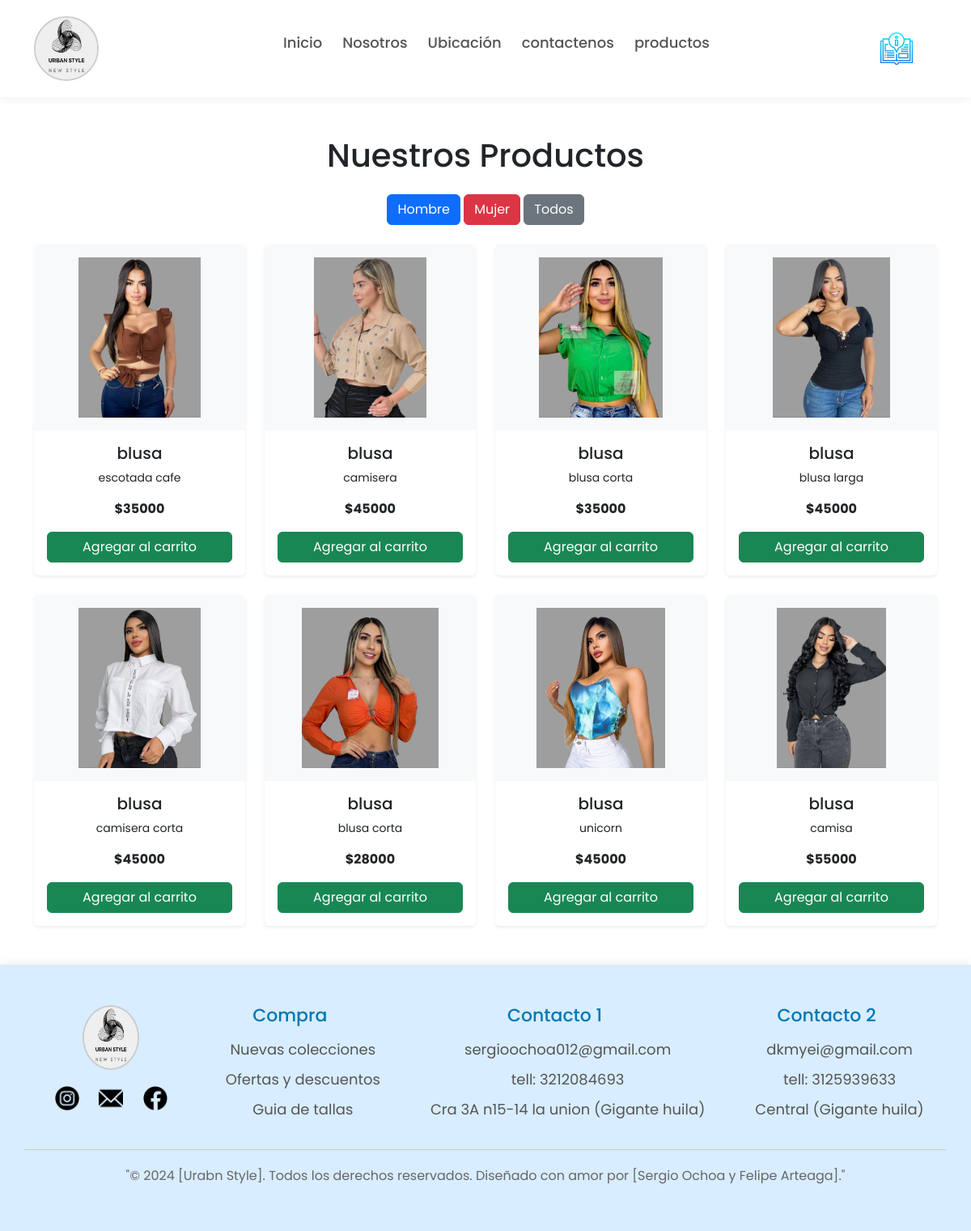
Page /productos/?categoria=Mujer on the committed database.
### productos/models.py (models this page shows, shortened)
class Producto(models.Model):
    CATEGORIAS = [
        ('Hombre', 'Hombre'),
        ('Mujer', 'Mujer'),
    ]
    nombre = models.CharField(max_length=200)
    descripcion = models.TextField()
    precio = models.DecimalField(max_digits=10, decimal_places=0)
    foto = models.ImageField(upload_to='productos/')
    fecha_creacion = models.DateField(auto_now_add=True)
    categoria = models.CharField(max_length=10, choices=CATEGORIAS, default='Hombre')  # 👈 Campo de categoría

### productos/views.py (the view, shortened to what this page needs)
# urls.py: path('productos/', views.productos, name='productos'),
def productos(request):
    categoria = request.GET.get('categoria', 'todos')  # Capturar categoría
    talla = request.GET.get('talla', None)  # Capturar talla (si se envía)
    color = request.GET.get('color', None)  # Capturar color (si se envía)
    producto_lista = Producto.objects.all()
    if categoria and categoria != 'todos':
        if categoria.lower() == 'hombre':
            producto_lista = producto_lista.filter(categoria='Hombre')
        elif categoria.lower() == 'mujer':
            producto_lista = producto_lista.filter(categoria='Mujer')
    if talla:
        producto_lista = producto_lista.filter(talla=talla)
    if color:
        producto_lista = producto_lista.filter(color=color)
    return render(request, 'productos.html', {
        'productos': producto_lista
    })

### productos/templates/productos.html (shortened to what this page needs)
{% extends 'base.html' %}
{% block content %}
{% load static %}
<link href="https://cdn.jsdelivr.net/npm/bootstrap@5.3.0/dist/css/bootstrap.min.css" rel="stylesheet">
<div class="container mt-5 mb-5">
    <h1 class="text-center mb-4">Nuestros Productos</h1>
    <div class="text-center mb-4">
        <a href="?categoria=Hombre" class="btn btn-primary">Hombre</a>
        <a href="?categoria=Mujer" class="btn btn-danger">Mujer</a>
        <a href="{% url 'productos' %}" class="btn btn-secondary">Todos</a>
    </div>
    <div class="row g-4 justify-content-center">
        {% for producto in productos %}
        <div class="col-lg-3 col-md-4 col-sm-6">
            <div class="card h-100 shadow-sm border-0">
                <img src="{{ producto.foto.url }}" class="card-img-top p-3" alt="{{ producto.nombre }}"
                    style="height: 230px; object-fit: contain; background-color: #f8f9fa;">
                <div class="card-body text-center">
                    <h5 class="card-title">{{ producto.nombre }}</h5>
                    <p class="card-text small">{{ producto.descripcion }}</p>
                    <p class="fw-bold">${{ producto.precio }}</p>
                    <form method="POST" action="{% url 'productos' %}">
                        <button type="submit" class="btn w-100 btn-success">
                            Agregar al carrito
                        </button>
                    </form>
                </div>
            </div>
        </div>
        {% empty %}
        <p class="text-center">No hay productos disponibles.</p>
        {% endfor %}
    </div>
</div>
{% endblock %}

### productos/static/tienda/base.css (style rules this page uses)
* { margin: 0; padding: 0; box-sizing: border-box; text-decoration: none; list-style: none; font-family: "Poppins", sans-serif; }
body { background-color: #F8F9FA; color: #333; display: flex; flex-direction: column; min-height: 100vh; }
.container { max-width: 1200px; margin: 0 auto; flex: 1; padding: 0 20px; }

### productos/templates/productos.html (style rules this page uses)
.card-img-top { transition: transform 0.4s ease-in-out; }

### rows in the picture
Producto: foto (picture), nombre "blusa", descripcion "escotada cafe", precio "35000"
Producto: foto (picture), nombre "blusa", descripcion "camisera", precio "45000"
Producto: foto (picture), nombre "blusa", descripcion "blusa corta", precio "35000"
Producto: foto (picture), nombre "blusa", descripcion "blusa larga", precio "45000"
Producto: foto (picture), nombre "blusa", descripcion "camisera corta", precio "45000"
Producto: foto (picture), nombre "blusa", descripcion "blusa corta", precio "28000"
Producto: foto (picture), nombre "blusa", descripcion "unicorn", precio "45000"
Producto: foto (picture), nombre "blusa", descripcion "camisa", precio "55000"
